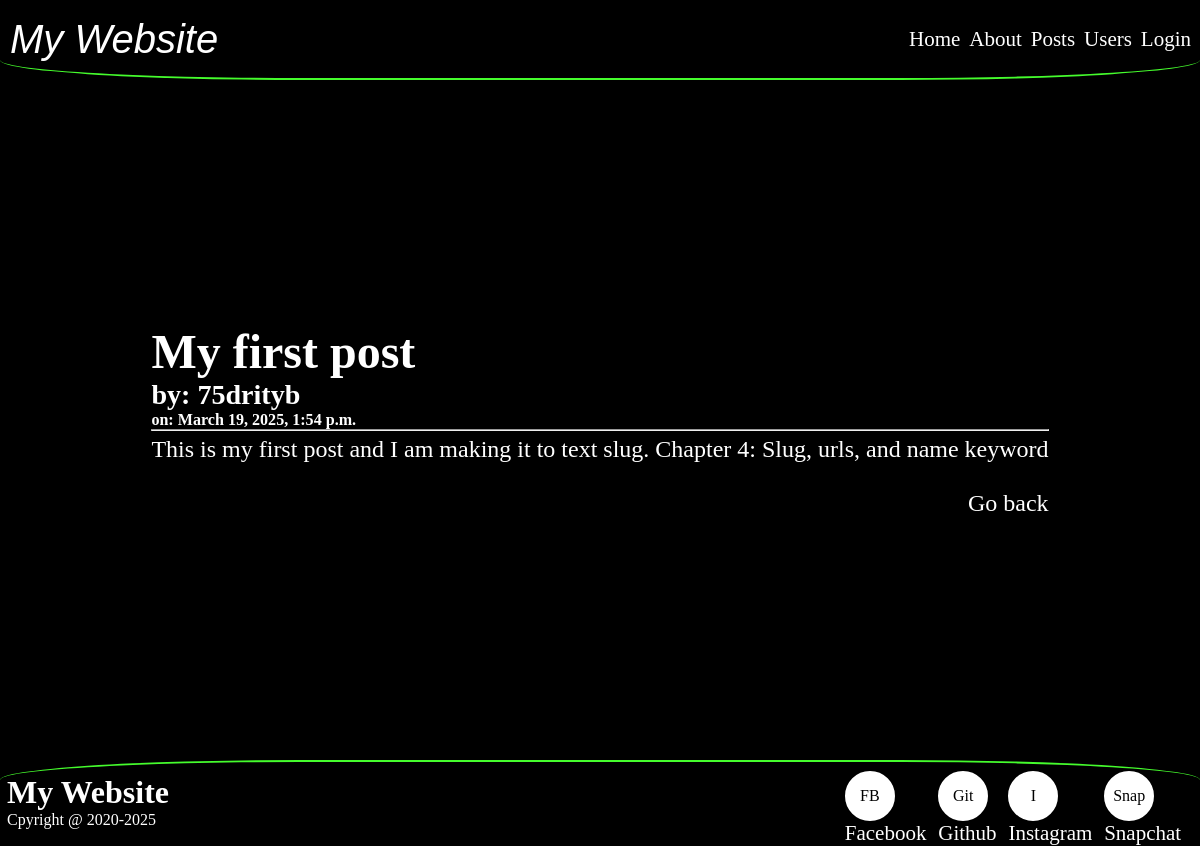
The page /posts/my-first-post on the database its author committed.
### posts/models.py (models this page shows, shortened)
class Posts(models.Model):
    username = models.CharField(max_length=20)
    title = models.CharField(max_length=20)
    date = models.DateTimeField(auto_now_add=True)
    slug = models.SlugField(max_length=20)
    text = models.TextField(max_length=100)

### posts/views.py (the view)
# urls.py: path('<slug:slug>', views.singlepost, name='post')
def singlepost(req, slug):
    return render(req, 'single_post.html', {'post': posts.get(slug=slug)})

### posts/templates/single_post.html (shortened to what this page needs)
{% extends 'layout.html' %}
{% block content %}
    <h1><a href="">{{ post.title }}</a></h1>
    <h3 style="text-align: start;">by: {{ post.username }}</h3>
    <h6 style="text-align: start;">on: {{ post.date }}</h6> <hr/>
    <p style="margin-top: 5px;">{{ post.text }}</p>
    <br>
    <a href="{% url 'posts:list' %}" style="text-align: end;">Go back</a>
{% endblock %}

### static/css/style.css (style rules this page uses)
* { margin: 0; padding: 0; box-sizing: border-box; list-style: none; }
a:active, a:hover, a { color: white; text-decoration: none; }
body { min-width: 100vw; min-height: 100vh; background: black; color: white; }

### rows shown on the page
Posts: title "My first post", username "75drityb", date "March 19, 2025, 1:54 p.m.", text "This is my first post and I am making it to text slug. Chapter 4: Slug, urls, and name keyword"
